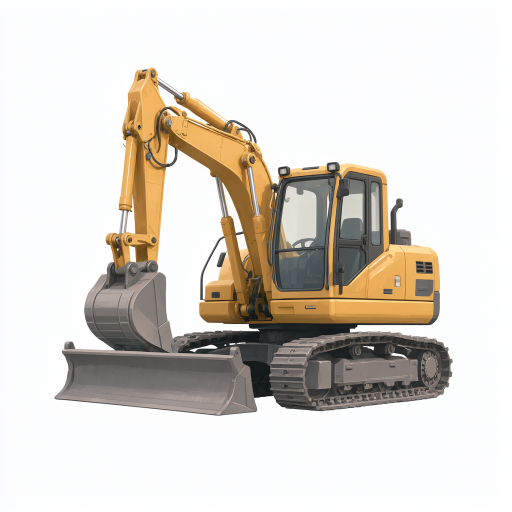
#> input picture assets/props/_concepts/local_batch_2026_10_10/images/compact_excavator_yellow.png, 1024 x 1024 px (shown at 1/2 size); its folder holds only this picture in this run
$ python generate_images.py
#> lines starting #> are read from the running program, lines starting #| are printed output that depends on the picture
### art/briefs/showhome_v3_handoff/ai_prop_workflow/scripts/qwen_edit.py
"""Qwen Image 2.1 image edit through ComfyUI (official template graph, flattened to API form). No LoRAs.

  python qwen_edit.py --image in.png [--image ref2.png] --prompt "..." --out out.png [--seed 1 --steps 30 --res 0]

image_1 is the edit target (output size follows it when --res 0); refer to images as <image1>, <image2>...
Graph (from user/default/workflows/Qwen 2.1/01 Qwen 2.1 image edit (official template).json):
UNETLoader qwen_image_2.1_int8_convrot -> QwenImage21Cache(auto) -> KSampler(euler/simple, cfg 1)
CLIPLoader qwen3vl_8b_int8_convrot (type qwen_image) -> TextEncodeQwenImage21(images, vae) -> pos/neg/latent
"""
import argparse
import json
import os
import sys
import time
import urllib.parse
import uuid

sys.path.insert(0, os.path.dirname(__file__))
import comfy_gen as cg  # noqa: E402


def graph(names, prompt, seed, steps, res, prefix, w=None, h=None):
    g = {
        "1": {"class_type": "UNETLoader",
              "inputs": {"unet_name": "qwen_image_2.1_int8_convrot.safetensors", "weight_dtype": "default"}},
        "2": {"class_type": "QwenImage21Cache", "inputs": {"model": ["1", 0], "device": "auto", "dtype": "default"}},
        "3": {"class_type": "CLIPLoader",
              "inputs": {"clip_name": "qwen3vl_8b_int8_convrot.safetensors", "type": "qwen_image",
                         "device": "default"}},
        "4": {"class_type": "VAELoader", "inputs": {"vae_name": "qwen_image_2.1_vae_bf16.safetensors"}},
        "6": {"class_type": "TextEncodeQwenImage21",
              "inputs": {"clip": ["3", 0], "prompt": prompt, "negative_prompt": "", "resolution": res,
                         "vae": ["4", 0]}},
        "7": {"class_type": "KSampler",
              "inputs": {"seed": seed, "steps": steps, "cfg": 1.0, "sampler_name": "euler", "scheduler": "simple",
                         "denoise": 1.0, "model": ["2", 0], "positive": ["6", 0], "negative": ["6", 1],
                         "latent_image": ["6", 2]}},
        "8": {"class_type": "VAEDecode", "inputs": {"samples": ["7", 0], "vae": ["4", 0]}},
        "9": {"class_type": "SaveImage", "inputs": {"filename_prefix": prefix, "images": ["8", 0]}},
    }
    for i, n in enumerate(names, 1):
        g[f"5{i}"] = {"class_type": "LoadImage", "inputs": {"image": n}}
        g["6"]["inputs"][f"images.image_{i}"] = [f"5{i}", 0]
    if w and h:
        g["10"] = {"class_type": "EmptyLatentImage", "inputs": {"width": w, "height": h, "batch_size": 1}}
        g["7"]["inputs"]["latent_image"] = ["10", 0]
    return g


# [29 lines left out: function run, not called in this run]


# [12 lines that do not run on import are left out]

### tools/comfy_gen.py
"""Generate images (textures / concept art) with the local Krea2 Turbo model via ComfyUI.

Usage:
  python tools/comfy_gen.py --prompt "..." --out path/to/file.png [--w 1024 --h 1024 --seed 1 --steps 8]
  python tools/comfy_gen.py --prompt "..." --out tex.png --tileable      # seamless texture (circular padding)

Requires ComfyUI running at http://127.0.0.1:8188 (COMFY_URL env var overrides).
Only stdlib is used so any Python 3 works.
"""
import argparse
import json
import os
import shutil
import sys
import time
import urllib.parse
import urllib.request
import uuid

COMFY = os.environ.get("COMFY_URL", "http://127.0.0.1:8188")


# [75 lines left out: functions build_graph, build_ref_graph, upload_image, not called in this run]


def _post(path, payload):
    req = urllib.request.Request(COMFY + path, data=json.dumps(payload).encode(),
                                 headers={"Content-Type": "application/json"})
    with urllib.request.urlopen(req, timeout=60) as r:
        return json.loads(r.read())


def _get(path):
    with urllib.request.urlopen(COMFY + path, timeout=60) as r:
        return r.read()


# [53 lines left out: functions make_tileable, generate, not called in this run]


# [17 lines that do not run on import are left out]

### assets/props/_concepts/local_batch_2026_10_10/generate_images.py
"""Local Qwen2.1 image batch ONLY. Resume skips completed PNGs; never starts TRELLIS."""
import argparse,json,sys,time,urllib.parse
from pathlib import Path
from PIL import Image,ImageDraw
HERE=Path(__file__).resolve().parent
ROOT=HERE.parents[3]
sys.path.insert(0,str(ROOT/'art/briefs/showhome_v3_handoff/ai_prop_workflow/scripts'))
import qwen_edit as q
import comfy_gen as cg
STYLE=('An original stylized extraction-shooter videogame prop, matching a calm sage, clay, ivory and graphite '
       'painted palette. Chunky clean readable shapes, soft bevels, broad hand-painted colour blocks and subtle '
       'brush shading, matte surfaces, restrained highlights. Complete single isolated object in a '
       'three-quarter view, centred with generous margin, pure white background and even soft lighting. '
       'No logos, lettering, numbers, watermark, scenery, floor plane, cast ground shadow, photographic grime '
       'or tiny decorative clutter. Every part of the requested object stays inside the frame.')
BASES=[
 ('city_hatchback_blue','A compact near-future five-door hatchback car, muted blue body, graphite lower trim, simple dark wheels, lightly blue clear windows, closed rear trunk.'),
 ('delivery_van_ivory','A compact boxy delivery van, warm ivory body, charcoal bumpers, simple dark wheels, cargo doors closed, grounded modern residential delivery vehicle.'),
 ('kitchen_base_cabinet','A freestanding compact kitchen base cabinet, two cream painted lower doors and one wide upper drawer, dark stained wood worktop, simple recessed pulls, all doors and drawer closed.'),
 ('small_drawer_cabinet','A small freestanding three-drawer household cabinet, clay painted rectangular drawer fronts, charcoal frame and short legs, dark wood top, all drawers closed.'),
 ('steel_pipe_bundle','A small tidy stack of eight thick steel construction pipes resting directly together, flat sawn circular ends clearly visible, graphite painted steel with subtle restrained wear.'),
 ('printed_blocks_stack','A small stable irregular stack of cream 3D-printed concrete building blocks, horizontal printed layer grooves, a few staggered rectangular blocks, no pallet or unrelated object.'),
 ('timber_board_stack','A short coherent stack of five thick dark stained timber construction boards, slightly offset flat ends, broad simple wood grain, all boards touching.'),
 ('compact_excavator_yellow','A complete compact tracked construction excavator, warm mustard yellow cab and folded articulated boom, graphite crawler tracks and bucket, parked pose with bucket resting close to machine.'),
 ('cement_mixer_truck','A complete concrete mixer truck, ivory cab, muted mustard yellow rotating mixer drum and chassis accents, graphite wheels, compact clean readable construction-site silhouette.'),
 ('pickup_truck_ivory','A complete modern crew-cab pickup truck, ivory body, charcoal trim, open empty cargo bed, four large simple dark wheels, grounded near-future work vehicle.'),
 ('panel_van_sage','A small complete short-wheelbase panel van, sage green painted body, graphite lower bumpers, two front doors and closed rear double cargo doors, simple black wheels.'),
 ('semi_truck_ivory','A complete cab-over semi-truck tractor unit without a trailer, ivory cab with muted clay accents, exposed rear coupling platform, chunky graphite chassis and six simple wheels.')]
EDITS=[
 ('city_hatchback_clay','city_hatchback_blue','Change only the blue painted body panels to muted terracotta clay. Preserve exact vehicle geometry, wheels, glass, camera and white background.'),
 ('city_hatchback_trunk_open','city_hatchback_blue','Open the rear hatch upward so the empty trunk compartment is visible, with a simple dark interior. Preserve the same car body, blue paint, wheels and white background. Shift the three-quarter view slightly toward the rear only enough to show the lifted hatch and compartment; keep the entire car inside the frame.'),
 ('kitchen_drawer_half_open','kitchen_base_cabinet','Slide the upper drawer halfway open, showing a clean empty drawer box. Keep both lower doors closed. Preserve the exact cabinet dimensions, cream paint, dark wood top, camera and white background.'),
 ('small_drawer_cabinet_sage','small_drawer_cabinet','Change only the clay drawer fronts to muted sage green. Preserve the exact cabinet shape, closed drawers, charcoal frame, dark wood top, camera and white background.'),
 ('pickup_truck_clay','pickup_truck_ivory','Change only the ivory body panels to muted terracotta clay. Preserve the exact pickup shape, open empty bed, wheels, glass, camera and white background.'),
 ('steel_pipe_bundle_static','steel_pipe_bundle','Remove the wheeled trolley and all wheels completely. Show only the coherent bundle of graphite steel pipes resting together directly on the white background, with flat hollow circular ends clearly visible. Preserve the painted style and three-quarter framing.'),
 ('kitchen_base_cabinet_static','kitchen_base_cabinet','Replace all caster wheels with one simple charcoal recessed rectangular plinth beneath the cabinet. This is a stationary kitchen cabinet. Preserve exact cabinet dimensions, closed drawer and doors, cream paint, dark wood top, camera and white background.'),
 ('kitchen_drawer_half_open_static','kitchen_base_cabinet_static','Slide only the wide upper drawer halfway open, showing the clean empty drawer box. Keep lower doors closed and the stationary rectangular plinth. Preserve exact cabinet size, cream paint, dark wood top, camera and white background.'),
 ('city_hatchback_trunk_open_rear','city_hatchback_trunk_open','Show this exact blue hatchback from a REAR three-quarter viewpoint, camera behind the vehicle so the lifted rear hatch and empty dark cargo compartment are clearly visible. Preserve car geometry, blue paint, wheels and white background. Keep the whole car in frame, including the raised hatch.')]

def sheet():
 files=sorted((HERE/'images').glob('*.png'));w,h=320,350
 canvas=Image.new('RGB',(w*4,h*((len(files)+3)//4)),'#e8e6df');draw=ImageDraw.Draw(canvas)
 for i,p in enumerate(files):
  im=Image.open(p).convert('RGB');im.thumbnail((310,310));x,y=(i%4)*w,(i//4)*h
  canvas.paste(im,(x+(w-im.width)//2,y+(310-im.height)//2));draw.text((x+8,y+320),p.stem,fill='#333333')
 if files:canvas.save(HERE/'contact_sheet.png')

def main():
 global HERE
 ap=argparse.ArgumentParser();ap.add_argument('--spec',type=Path);args=ap.parse_args()
 spec=json.loads(args.spec.read_text(encoding='utf8')) if args.spec else None
 if args.spec:HERE=args.spec.resolve().parent
 for sub in ('images','prompts','workflows'): (HERE/sub).mkdir(parents=True,exist_ok=True)
 previous={}
 if (HERE/'manifest.json').exists():previous={r['name']:r for r in json.loads((HERE/'manifest.json').read_text(encoding='utf8'))['jobs']}
 jobs=[(r['name'],r['prompt'],r.get('base')) for r in spec['jobs']] if spec else [(name,desc,None) for name,desc in BASES]+[(name,desc,base) for name,base,desc in EDITS]
 manifest={'model':'Qwen Image2.1 int8','endpoint':'http://127.0.0.1:8188','image_size':[1024,1024],
           'steps':25,'cfg':1,'no_loras':True,'trellis_started':False,'jobs':[]}
 failures=0
 for index,(name,description,base) in enumerate(jobs):
  path=HERE/'images'/(name+'.png');prompt=description+' '+(spec.get('style',STYLE) if spec else STYLE);seed=(spec.get('seed_start',110) if spec else 110)+index
  row={'name':name,'seed':seed,'prompt':prompt,'input_image':base,'output':str(path.relative_to(HERE))}
  if path.exists():
   row=previous.get(name,row);row['reused']=True;manifest['jobs'].append(row);continue
  manifest['jobs'].append(row)
  try:
   names=[]
   if base:
    source=HERE/'images'/(base+'.png')
    if not source.exists():raise RuntimeError('Base image unavailable: '+base)
    names=[cg.upload_image(str(source))];prompt='Edit <image1>. '+prompt;row['prompt']=prompt
   graph=q.graph(names,prompt,seed,25,0 if base else 1024,'showhome_prop_'+name,
                 None if base else 1024,None if base else 1024)
   assert all('trellis' not in n['class_type'].lower() and '3d' not in n['class_type'].lower() for n in graph.values())
   (HERE/'prompts'/(name+'.txt')).write_text(prompt+'\n',encoding='utf8')
   (HERE/'workflows'/(name+'.api.json')).write_text(json.dumps(graph,indent=2)+'\n',encoding='utf8')
   pid=cg._post('/prompt',{'prompt':graph,'client_id':'showhome-prop-images-20261010'})['prompt_id']
   row['prompt_id']=pid;row['status']='queued';start=time.time()
   print('QUEUED',index+1,'/',len(jobs),name,pid,flush=True)
   while True:
    history=json.loads(cg._get('/history/'+pid)).get(pid)
    if history:
     if history.get('status',{}).get('status_str')=='error':raise RuntimeError(json.dumps(history['status'])[:2000])
     output=[im for node in history.get('outputs',{}).values() for im in node.get('images',[])]
     if output:
      image=output[0];path.write_bytes(cg._get('/view?'+urllib.parse.urlencode(image)))
      row.update(status='complete',seconds=round(time.time()-start,1),comfy_output=image)
      print('DONE',name,row['seconds'],'seconds',flush=True);failures=0;break
    if time.time()-start>1800:raise TimeoutError('Image timed out; queued job left untouched')
    time.sleep(2)
  except Exception as exc:
   row.update(status='failed',error=str(exc));failures+=1;print('FAILED',name,str(exc)[:400],flush=True)
  finally:
   (HERE/'manifest.json').write_text(json.dumps(manifest,indent=2)+'\n',encoding='utf8');sheet()
#> in sheet, `canvas = Image.new('RGB', (w * 4, h * ((len(files) + 3) // 4)), '#e8e6`:
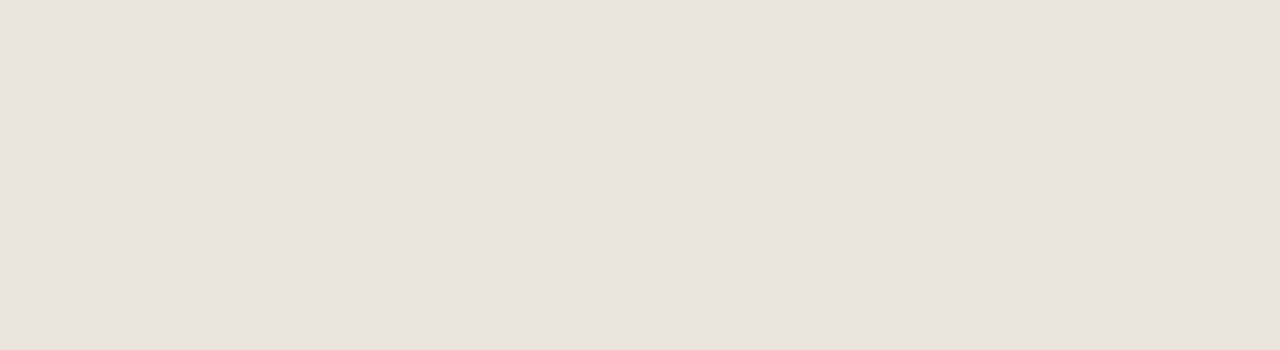
#> canvas: PIL image 1280x350 RGB; mean R, G, B 232, 230, 223
#> in sheet, `im.thumbnail((310, 310))`:
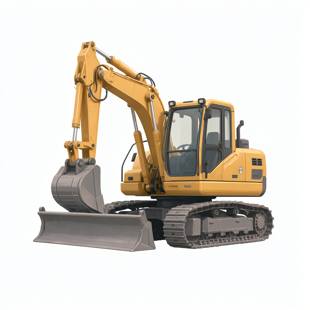
#> im: PIL image 310x310 RGB; mean R, G, B 218.9, 213.8, 206.4
#> in sheet, `canvas.paste(im, (x + (w - im.width) // 2, y + (310 - im.height) // 2)`:
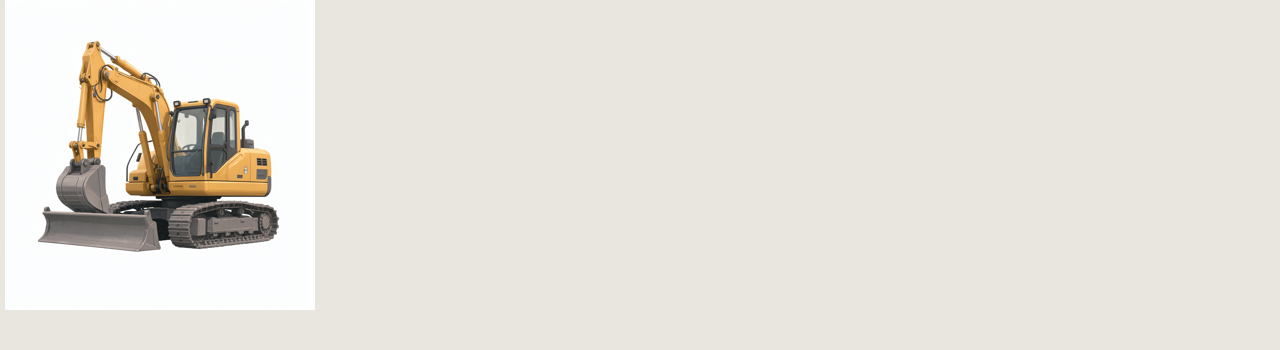
#> canvas: PIL image 1280x350 RGB; mean R, G, B 229.2, 226.5, 219.4
  if failures>=2:print('STOPPED after two consecutive errors; queue not cleared',flush=True);break
 print('IMAGES_ONLY_BATCH_FINISHED',sum(j.get('status','').startswith('complete') for j in manifest['jobs']),flush=True)
if __name__=='__main__':main()
#> (the call stopped at in _post, `with urllib.request.urlopen(req, timeout=60) as r:`: the network is not available in this run)

$ run again, on assets/props/_concepts/local_batch_2026_10_10/images/delivery_van_ivory.png
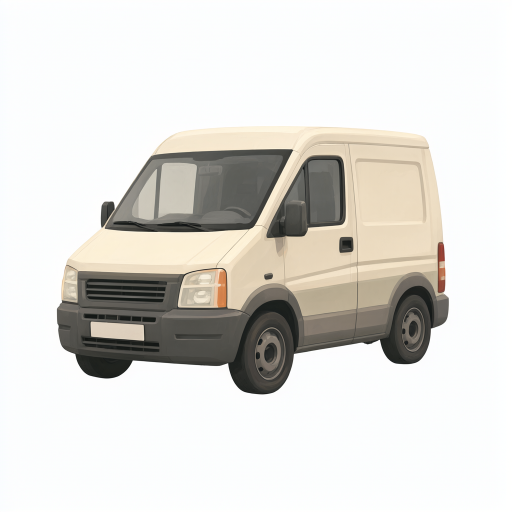
#> input picture assets/props/_concepts/local_batch_2026_10_10/images/delivery_van_ivory.png, 1024 x 1024 px (shown at 1/2 size)
#> in sheet, `im.thumbnail((310, 310))`:
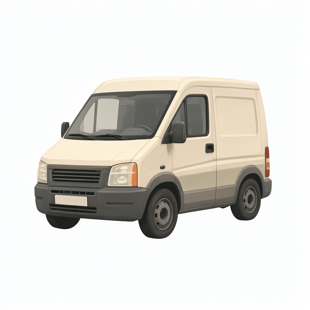
#> im: PIL image 310x310 RGB; mean R, G, B 222.3, 220.5, 216.2
#> in sheet, `canvas.paste(im, (x + (w - im.width) // 2, y + (310 - im.height) // 2)`:
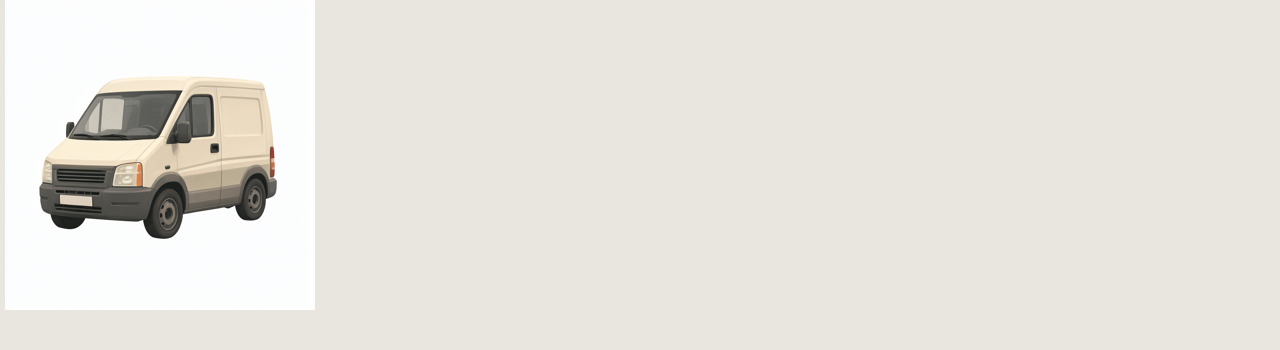
#> canvas: PIL image 1280x350 RGB; mean R, G, B 229.9, 228, 221.5

$ run again, on assets/props/_concepts/local_batch_2026_10_10/images/kitchen_drawer_half_open_static.png
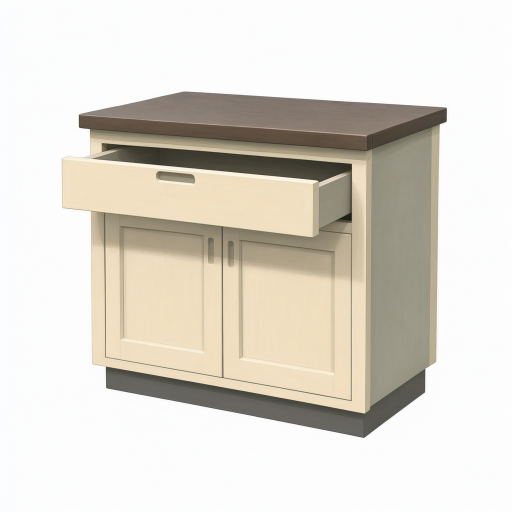
#> input picture assets/props/_concepts/local_batch_2026_10_10/images/kitchen_drawer_half_open_static.png, 1024 x 1024 px (shown at 1/2 size)
#> in sheet, `im.thumbnail((310, 310))`:
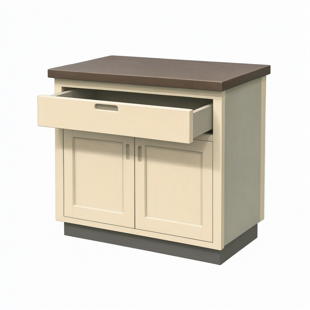
#> im: PIL image 310x310 RGB; mean R, G, B 222.4, 217.8, 208.6
#> in sheet, `if files:canvas.save(HERE/'contact_sheet.png')`:
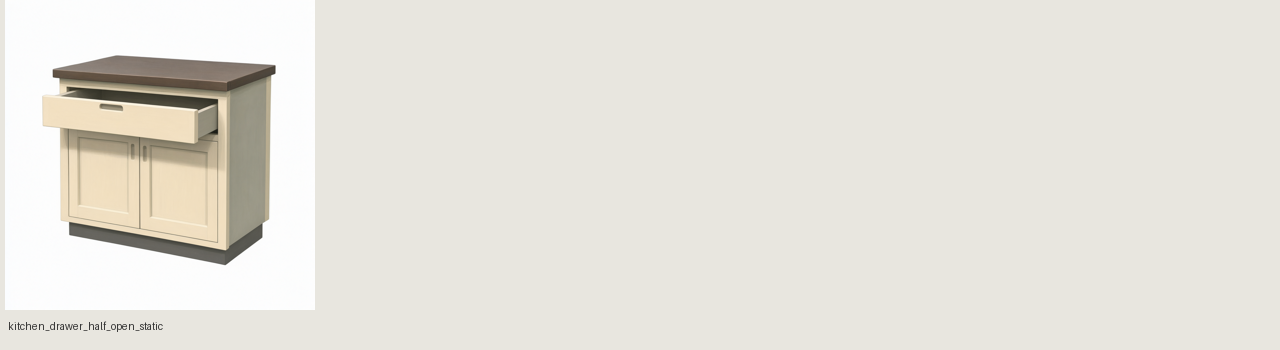
#> saved as contact_sheet.png: PIL image 1280x350 RGB; mean R, G, B 229.8, 227.2, 219.8

$ run again, on assets/props/_concepts/local_batch_2026_10_10/images/pickup_truck_clay.png
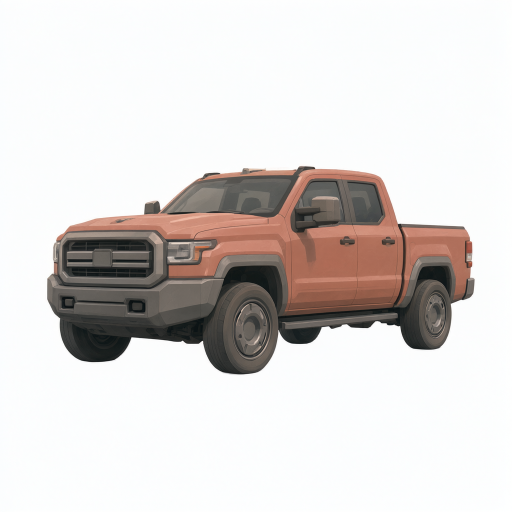
#> input picture assets/props/_concepts/local_batch_2026_10_10/images/pickup_truck_clay.png, 1024 x 1024 px (shown at 1/2 size)
#> in sheet, `im.thumbnail((310, 310))`:
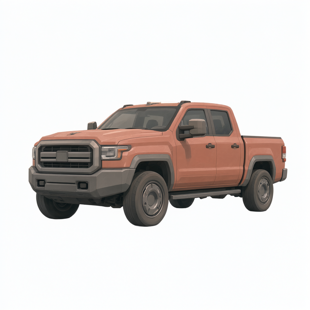
#> im: PIL image 310x310 RGB; mean R, G, B 219.4, 215, 213.1
#> in sheet, `canvas.paste(im, (x + (w - im.width) // 2, y + (310 - im.height) // 2)`:
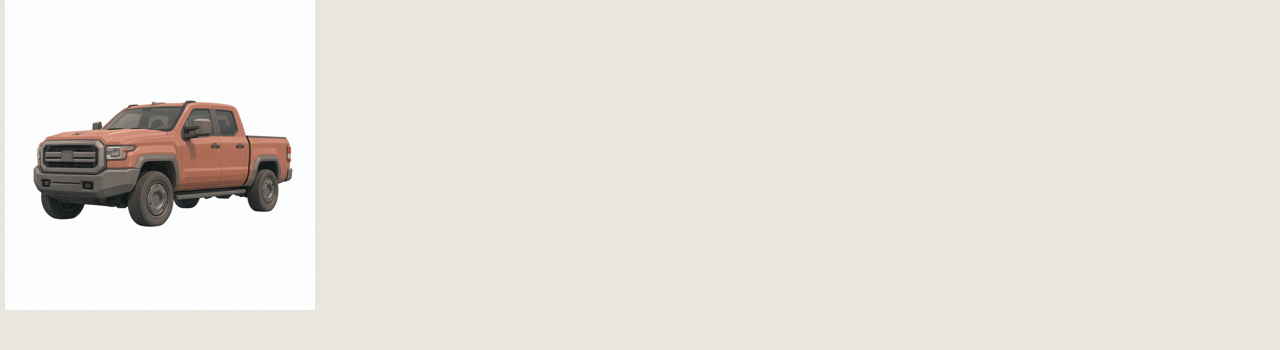
#> canvas: PIL image 1280x350 RGB; mean R, G, B 229.3, 226.8, 220.9
